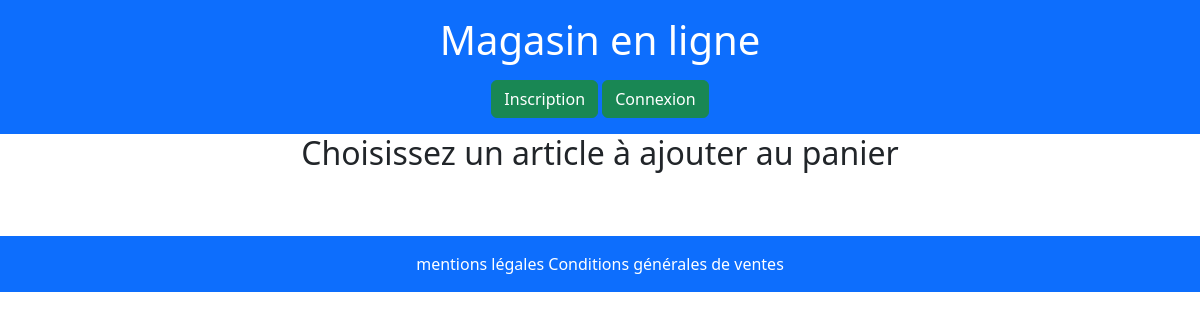
Before: / with the older database file.
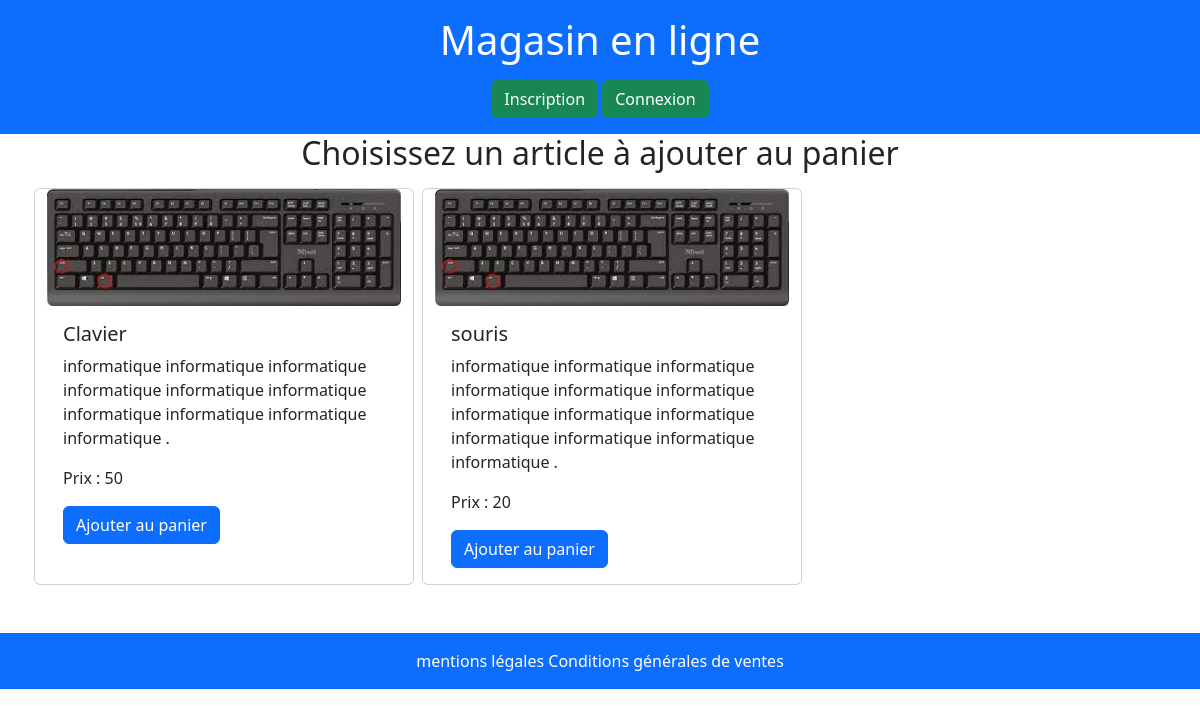
After: the same page with the newer database file.
### tables this page shows
CREATE TABLE IF NOT EXISTS `article` (
  `id` int NOT NULL AUTO_INCREMENT,
  `libelle` varchar(20) NOT NULL,
  `prix` decimal(6,2) NOT NULL,
  `quantite` int NOT NULL,
  `description` text,
  `image` varchar(50) DEFAULT NULL,
  `categorie` varchar(50) NOT NULL,
  PRIMARY KEY (`id`)
);

### Controller/AbstractController.php (called while the page is built, shortened)
<?php
abstract class AbstractController{
     public function render(string $view, array $data = null){
          $page = "Views/" . $view. '.phtml';
          $page = str_replace("../", "protect", $page);
          $page = str_replace(";", "protect", $page);
          $page = str_replace("%", "protect", $page);
          !empty($data) ? extract($data) : '';
          include $page;
          $content = ob_get_clean();
          include 'Views/template.phtml';
     }
}

### index.php (called while the page is built, shortened)
<?php
$home = new HomeController;
$home->index();

### Entities/Article.php (called while the page is built, shortened)
<?php
class Article{
     private int $id;
     private string $libelle;
     private float $prix;
     private string $description;
     public function getId(): int
     {
          return $this->id;
     }
     public function setId(int $id): self
     {
          $this->id = $id;
          return $this;
     }
     public function getLibelle(): string
     {
          return $this->libelle;
     }
     public function setLibelle(string $libelle): self
     {
          $this->libelle = $libelle;
          return $this;
     }
     public function getPrix(): float
     {
          return $this->prix;
     }
     public function setPrix(float $prix): self
     {
          $this->prix = $prix;
          return $this;
     }
     public function getDescription(): string
     {
          return $this->description;
     }
     public function setDescription(string $description): self
     {
          $this->description = $description;
          return $this;
     }
}

### Model/ModelGenerique.php (called while the page is built, shortened)
<?php
abstract class ModelGenerique{
     protected $pdo;
    public function __construct()
    {
        $this->pdo = new \PDO("mysql:host=127.0.0.1;dbname=rh_magasin", "root", "", [
            \PDO::ATTR_DEFAULT_FETCH_MODE => \PDO::FETCH_ASSOC,
            \PDO::ATTR_ERRMODE => \PDO::ERRMODE_EXCEPTION
       ]);
    }
    public function executeRequete($query, $params = [])
    {
        $stmt = $this->pdo->prepare($query);
        $stmt->execute($params);
        return $stmt;
    }
}

### Model/ArticleModel.php (called while the page is built, shortened)
<?php
class ArticleModel extends ModelGenerique{
     public function articles() : array {
          $stmt = $this->executeRequete("SELECT * FROM article");
          $tab = [];
          while($res = $stmt->fetch()){
               $tab[] = new Article($res);
          }
          return $tab;
     }
}

### Views/home.phtml (the view)
<h2 class="text-center">Choisissez un article à ajouter au panier</h2>
<div class="row mt-3">
     <?php foreach($articles as $article): ?>
          <div class="card col-4 mx-1">
               <div class="w-100">
                    <img class="img-fluid" src="public/img/article/clavier.jpeg"alt="Card image cap">
               </div>
               <div class="card-body">
                    <h5 class="card-title"><?= $article->getLibelle() ?></h5>
                    <p class="card-text"><?= $article->getDescription() ?>.</p>
                    <p class="card-text">Prix : <?= $article->getPrix() ?></p>
                    <a href="?action=toShopping&id=<?= $article->getId() ?>" class="btn btn-primary">Ajouter au panier</a>
               </div>
          </div>
     <?php endforeach; ?>
</div>

### Controller/HomeController.php (shortened to what this page needs)
<?php
class HomeController extends AbstractController{
     public function index(){
          if( !isset($_GET['action']) ){
               $artMdl = new ArticleModel();
               $arts = $artMdl->articles();
               $this->render("home", ["articles" => $arts]);
          }
     }
}

### Views/template.phtml (shortened to what this page needs)
<!DOCTYPE html>
<html lang="en">
<head>
     <link rel="stylesheet" href="https://cdn.jsdelivr.net/npm/bootstrap@5.2.3/dist/css/bootstrap.min.css">
     <link rel="stylesheet" href="https://cdnjs.cloudflare.com/ajax/libs/font-awesome/6.4.0/css/all.min.css" />
     <link rel="stylesheet" href="https://cdn.jsdelivr.net/npm/@fortawesome/fontawesome-free@6.2.1/css/fontawesome.min.css">
     <link rel="stylesheet" href="public/css/style.css">
</head>
<body>
     <header class="bg-primary text-center p-3">
          <h1 class="text-center mb-3">
               <a href="." class="text-white">Magasin en ligne</a>
          </h1>
          <nav>
               <?php if( isset($_SESSION['user']) ): ?>
                    <a href="?action=ajouter" class="btn btn-success">
                         Ajouter article
                    </a>
                    <a href="?action=deconnexion" class="btn btn-danger">
                         Deconnexion
                    </a>
                    <a id="panier" href="?action=deconnexion" class="text-dark">
                         <i class="fa-solid fa-cart-shopping border border-3 rounded-circle p-3">
                              <span class="text-secondary">0</span>
                         </i>
                    </a>
               <?php else: ?>
               <a href="?action=inscription" class="btn btn-success" >Inscription</a>
               <a href="?action=connexion" class="btn btn-success">Connexion</a>
               <?php endif; ?>
          </nav>
     </header>
     <main class="container">
          <?= $content ?? 'pas de vue'; ?>
     </main>
     <footer class="bg-primary text-white text-center p-3 mt-5">
          <a href="" class="text-white text-decoration-none">mentions légales</a>
          <a href="" class="text-white text-decoration-none">Conditions générales de ventes</a>
     </footer>
</body>
</html>

### public/css/style.css (style rules this page uses)
a { text-decoration: none; }

Changed rows visible on the page:
added article: libelle "Clavier", description "informatique informatique informatique informatique informatique informatique informatique informatique informatique informatique", prix "50"
added article: libelle "souris", description "informatique informatique informatique informatique informatique informatique informatique informatique informatique informatique informatique informatique informatique", prix "20"
